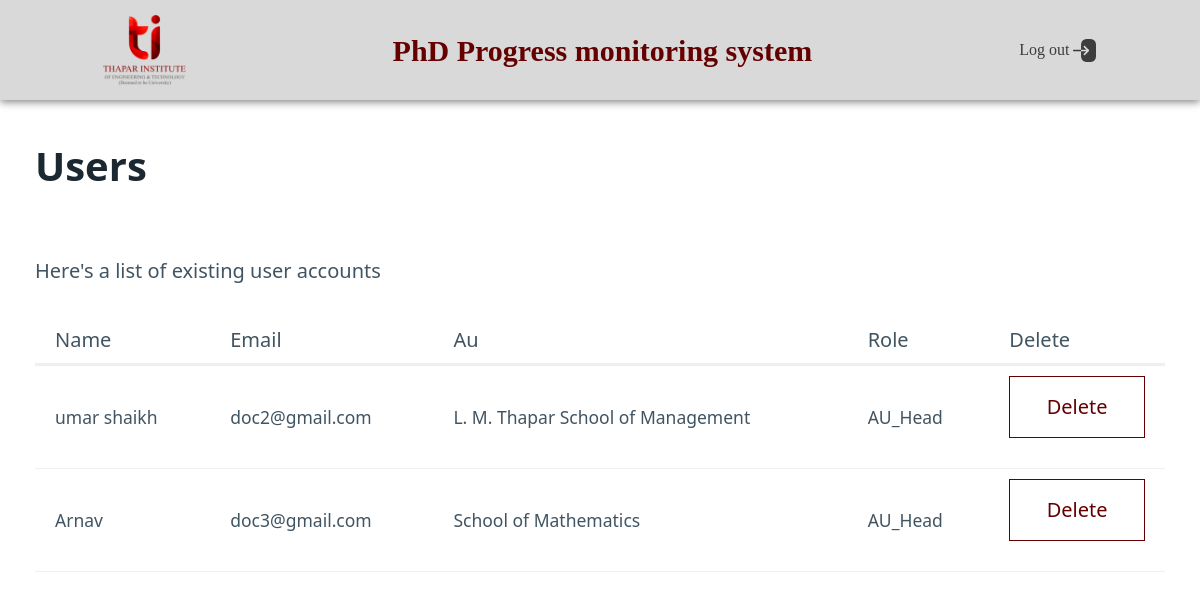
Before: /manage_users (signed in) with the older database file.
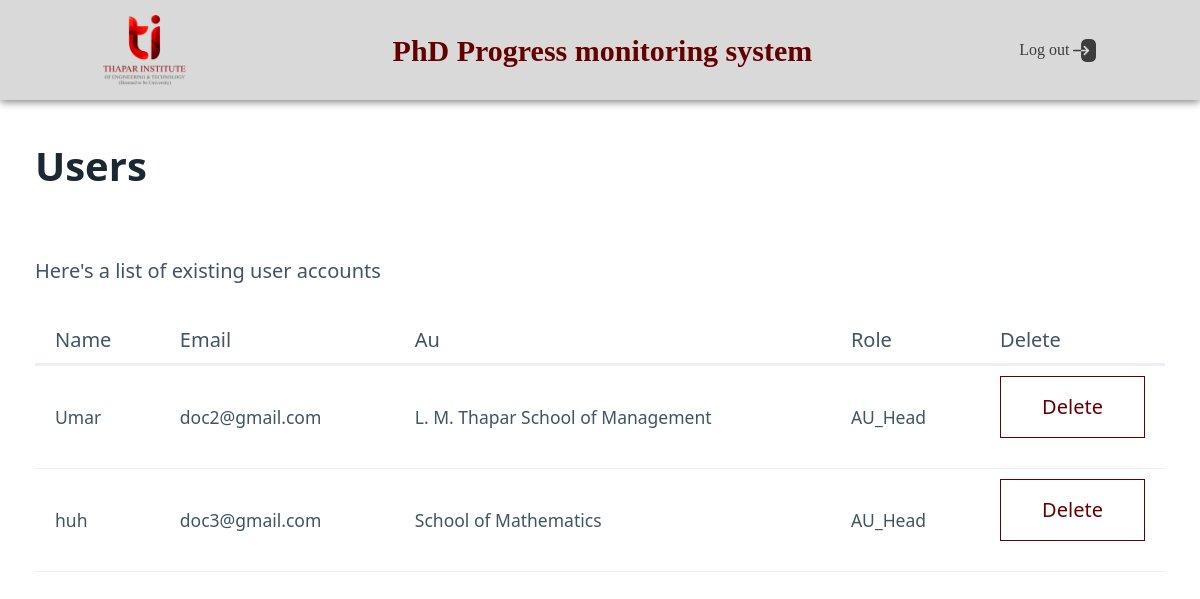
After: the same page with the newer database file.
### app.py (models this page shows)
class User(db.Model):
    email = db.Column(db.String(50), unique=True, nullable=False, primary_key=True)
    password = db.Column(db.String(300), nullable=False)
    role = db.Column(db.String(50), nullable=False)
    name = db.Column(db.String(50), nullable=False)
    Au = db.Column(db.String(50), nullable=False)

### app.py (the view)
@app.route('/manage_users', methods=['GET', 'POST'])
def manage_users():
    if session.get('role') == 'admin':
        users = User.query.filter(User.role != 'admin').all()
        print(users)
        users = [dict(email=user.email, password=user.password, role=user.role, name=user.name, Au=user.Au) for user in users]
        for user in users:
            del user['password']
            user["Au"] = Au_list[int(user["Au"])-1]
        return render_template('manage_users.html', users=users)
    return redirect(url_for('login'))

### templates/manage_users.html (shortened to what this page needs)
<html data-theme="light">
    <head>
        <link rel="stylesheet" href="{{ url_for('static', filename='pico.min.css') }}">
      </head>
    <body>
      <nav class="nav">
        <div class="logo">
            <img src="{{ url_for('static', filename='images/tietlogo.png') }}" alt="logo">
        </div>
        <div class="brand">
            <strong>PhD Progress monitoring system</strong>
        </div>
        <div class="logout">
            <a href="/logout">Log out <img src="{{ url_for('static', filename='images/logout.png') }}" alt="logout"></a>
        </div>
    </nav>
        <div class="container">
            <div class="row">
                <div class="col-12">
                    <h1>Users</h1>
                    <p>Here's a list of existing user accounts</p>
                    <table class="table">
                        <thead>
                            <tr>
                                <th>Name</th>
                                <th>Email</th>
                                <th>Au</th>
                                <th>Role</th>
                                <th>Delete</th>
                            </tr>
                        </thead>
                        <tbody>
                            {% for user in users %}
                            <tr>
                                <td>{{ user.name }}</td>
                                <td>{{ user.email }}</td>
                                <td>{{ user.Au }}</td>
                                <td>{{ user.role }}</td>
                                <td>
                                    <button class="secondary" data-target="modal-delete-{{ user.email }}" onClick="toggleModal(event)"> Delete</button>
                                </td>
                            </tr>
                            {% endfor %}
                        </tbody>
                    </table>
                </div>
            </div>
        </div>
    </body>
</html>

Changed rows visible on the page:
changed User "doc2@gmail.com": name "umar shaikh" → "Umar"
changed User "doc3@gmail.com": name "Arnav" → "huh"
